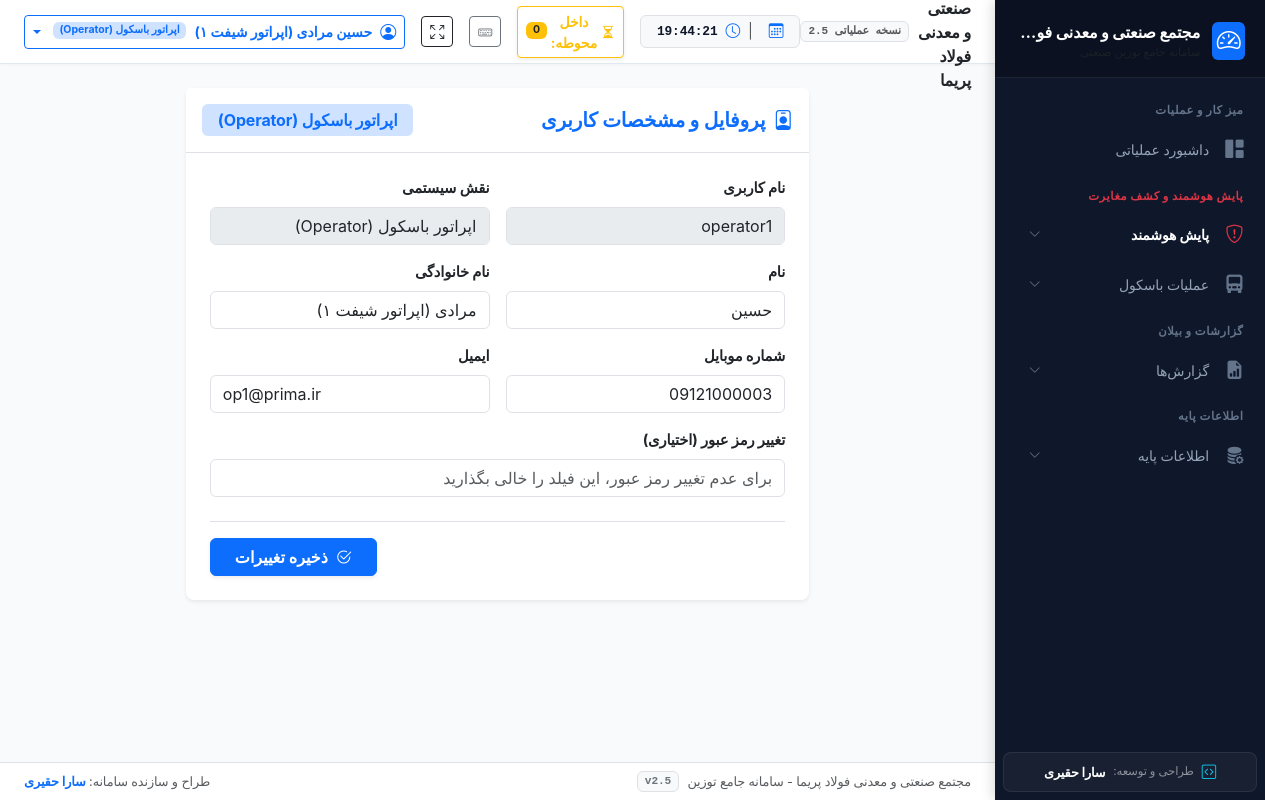
Page /accounts/profile/ (signed in) on the committed database.
### accounts/models.py (models this page shows, shortened)
class UserProfile(models.Model):
    user = models.OneToOneField(User, on_delete=models.CASCADE, related_name="profile", verbose_name="کاربر")
    role = models.CharField(
        max_length=30,
        choices=RoleChoices.choices,
        default=RoleChoices.WEIGHBRIDGE_OPERATOR,
        verbose_name="نقش کاربری"
    )
    mobile = models.CharField(max_length=20, blank=True, verbose_name="شماره موبایل")
    personnel_code = models.CharField(max_length=30, blank=True, verbose_name="کد پرسنلی")
    is_active = models.BooleanField(default=True, verbose_name="فعال")
    created_at = models.DateTimeField(auto_now_add=True, verbose_name="تاریخ ایجاد")
    updated_at = models.DateTimeField(auto_now=True, verbose_name="تاریخ ویرایش")
    class Meta:
        verbose_name = "پروفایل کاربر"
        verbose_name_plural = "پروفایل کاربران"
    @property
    def is_admin_or_manager(self):
        return self.user.is_superuser or self.role in [
            RoleChoices.SUPER_ADMIN,
            RoleChoices.SYSTEM_ADMIN,
            RoleChoices.CEO,
            RoleChoices.FACTORY_MANAGER,
            RoleChoices.COMMERCIAL_MANAGER,
            RoleChoices.FINANCIAL_MANAGER,
            RoleChoices.WEIGHBRIDGE_MANAGER,
        ]
    @property
    def is_executive_manager(self):
        return self.user.is_superuser or self.role in [
            RoleChoices.SUPER_ADMIN,
            RoleChoices.SYSTEM_ADMIN,
            RoleChoices.CEO,
            RoleChoices.FACTORY_MANAGER,
            RoleChoices.COMMERCIAL_MANAGER,
            RoleChoices.FINANCIAL_MANAGER,
            RoleChoices.WEIGHBRIDGE_MANAGER,
            RoleChoices.REPORT_MANAGER,
        ]

### core/models.py (models this page shows, shortened)
class SystemSetting(models.Model):
    company_name = models.CharField(max_length=200, default="شرکت صنعتی و معدنی پریما", verbose_name="نام شرکت")
    company_logo = models.ImageField(upload_to="settings/", blank=True, null=True, verbose_name="لوگوی شرکت")
    company_address = models.TextField(blank=True, default="تهران، شهرک صنعتی، بلوار صنعت، پلاک ۱", verbose_name="آدرس شرکت")
    company_phone = models.CharField(max_length=50, blank=True, default="۰۲۱-۸۸۸۸۸۸۸۸", verbose_name="تلفن")
    company_email = models.EmailField(blank=True, default="info@primasystem.ir", verbose_name="ایمیل")
    receipt_header_title = models.CharField(max_length=200, default="قبض رسمی توزین و باسکول صنعتی", verbose_name="عنوان بالای قبض")
    serial_start_number = models.PositiveIntegerField(default=1001, verbose_name="شماره سریال شروع")
    serial_prefix = models.CharField(max_length=20, blank=True, default="", verbose_name="پیشوند شماره سریال (اختیاری)")
    weight_unit = models.CharField(max_length=20, default="کیلوگرم", verbose_name="واحد وزن")
    decimal_places = models.PositiveSmallIntegerField(default=0, verbose_name="تعداد ارقام اعشار وزن")
    max_tolerance_percent = models.DecimalField(max_digits=5, decimal_places=2, default=Decimal("1.00"), verbose_name="حداکثر درصد مجاز انحراف (%)")
    max_tolerance_kg = models.DecimalField(max_digits=10, decimal_places=2, default=Decimal("50.00"), verbose_name="حداکثر کیلوگرم مجاز انحراف (Kg)")
    require_waybill = models.BooleanField(default=False, verbose_name="شماره بارنامه اجباری باشد")
    require_driver = models.BooleanField(default=True, verbose_name="اطلاعات راننده اجباری باشد")
    require_origin = models.BooleanField(default=False, verbose_name="مبدأ بار اجباری باشد")
    require_destination = models.BooleanField(default=False, verbose_name="مقصد بار اجباری باشد")
    require_unload_location = models.BooleanField(default=False, verbose_name="جایگاه تخلیه اجباری باشد")
    PRINT_CHOICES = [
        ("a4", "برگه A4 استاندارد"),
        ("a5", "برگه A5 نیم صفحه"),
        ("pos", "فیش حرارتی پرینتر کوچک (POS)"),
    ]
    default_print_template = models.CharField(max_length=20, choices=PRINT_CHOICES, default="a4", verbose_name="قالب پیش‌فرض چاپ")
    receipt_footer_note = models.TextField(
        blank=True,
        default="این برگه به عنوان سند رسمی توزین تلقی گردیده و هرگونه خط خوردگی فاقد اعتبار است.",
        verbose_name="متن پاورقی قبض"
    )
    items_per_page = models.PositiveIntegerField(default=20, verbose_name="تعداد رکورد در هر صفحه")
    class Meta:
        verbose_name = "تنظیمات سامانه"
        verbose_name_plural = "تنظیمات سامانه"
    @classmethod
    def get_settings(cls):
        obj = cls.objects.first()
        if not obj:
            obj = cls.objects.create()
        return obj

### accounts/views.py (the view, shortened to what this page needs)
# urls.py: path("profile/", views.profile_view, name="profile"),
@login_required
def profile_view(request):
    user = request.user
    profile, _ = UserProfile.objects.get_or_create(user=user)
    return render(request, "accounts/profile.html", {"user": user, "profile": profile})

### templates/accounts/profile.html (shortened to what this page needs)
{% extends 'base.html' %}
{% block content %}
<div class="row justify-content-center">
    <div class="col-lg-8">
        <div class="card shadow-sm border-0 rounded-3">
            <div class="card-header bg-white py-3 border-bottom d-flex align-items-center justify-content-between">
                <h5 class="fw-bold mb-0 text-primary"><i class="bi bi-person-badge me-2"></i>پروفایل و مشخصات کاربری</h5>
                <span class="badge bg-primary-subtle text-primary px-3 py-2 fs-6">{{ profile.get_role_display }}</span>
            </div>
            <div class="card-body p-4">
                <form method="post">
                    <div class="row g-3">
                        <div class="col-md-6">
                            <label class="form-label fw-bold">نام کاربری</label>
                            <input type="text" class="form-control" value="{{ user.username }}" disabled>
                        </div>
                        <div class="col-md-6">
                            <label class="form-label fw-bold">نقش سیستمی</label>
                            <input type="text" class="form-control" value="{{ profile.get_role_display }}" disabled>
                        </div>
                        <div class="col-md-6">
                            <label class="form-label fw-bold">نام</label>
                            <input type="text" name="first_name" class="form-control" value="{{ user.first_name }}">
                        </div>
                        <div class="col-md-6">
                            <label class="form-label fw-bold">نام خانوادگی</label>
                            <input type="text" name="last_name" class="form-control" value="{{ user.last_name }}">
                        </div>
                        <div class="col-md-6">
                            <label class="form-label fw-bold">شماره موبایل</label>
                            <input type="text" name="mobile" class="form-control" value="{{ profile.mobile }}">
                        </div>
                        <div class="col-md-6">
                            <label class="form-label fw-bold">ایمیل</label>
                            <input type="email" name="email" class="form-control" value="{{ user.email }}">
                        </div>
                        <div class="col-md-12">
                            <label class="form-label fw-bold">تغییر رمز عبور (اختیاری)</label>
                            <input type="password" name="password" class="form-control" placeholder="برای عدم تغییر رمز عبور، این فیلد را خالی بگذارید">
                        </div>
                    </div>
                    <div class="mt-4 pt-3 border-top text-end">
                        <button type="submit" class="btn btn-primary px-4 fw-bold shadow-sm">
                            <i class="bi bi-check2-circle me-1"></i> ذخیره تغییرات
                        </button>
                    </div>
                </form>
            </div>
        </div>
    </div>
</div>
{% endblock %}

### templates/base.html (shortened to what this page needs)
{% load bascol_tags %}
<!DOCTYPE html>
<html lang="fa" dir="rtl">
<head>
    <link rel="stylesheet" href="https://cdn.jsdelivr.net/gh/rastikerdar/vazirmatn@v33.003/Vazirmatn-font-face.css">
    <link rel="stylesheet" href="https://cdn.jsdelivr.net/npm/bootstrap@5.3.3/dist/css/bootstrap.rtl.min.css">
    <link rel="stylesheet" href="https://cdn.jsdelivr.net/npm/bootstrap-icons@1.11.3/font/bootstrap-icons.min.css">
    <link rel="stylesheet" href="/static/css/industrial-theme.css">
</head>
<body data-max-tolerance-kg="{{ sys_settings.max_tolerance_kg|default:50 }}">
{% if user.is_authenticated %}
<div id="app-wrapper">
    <aside id="app-sidebar">
        <div class="sidebar-brand">
            <div class="kpi-icon-box bg-primary text-white d-flex align-items-center justify-content-center rounded" style="width: 38px; height: 38px;">
                <i class="bi bi-speedometer2 fs-4"></i>
            </div>
            <div class="overflow-hidden">
                <div class="fw-bold text-white text-truncate fs-6">{{ sys_settings.company_name|default:"مجتمع فولاد پریما" }}</div>
                <div class="text-muted" style="font-size: 0.72rem;">سامانه جامع توزین صنعتی</div>
            </div>
        </div>
        <div class="sidebar-nav">
            <div class="nav-section-title">میز کار و عملیات</div>
            <a href="{% url 'dashboard:index' %}" class="nav-link {% if request.resolver_match.app_name == 'dashboard' %}active{% endif %}">
                <i class="bi bi-grid-1x2-fill"></i>
                <span>داشبورد عملیاتی</span>
            </a>
            <div class="nav-section-title text-danger">پایش هوشمند و کشف مغایرت</div>
            <a class="nav-link {% if request.resolver_match.app_name == 'monitoring' %}active{% endif %}" data-bs-toggle="collapse" href="#menuMonitoring" role="button" aria-expanded="{% if request.resolver_match.app_name == 'monitoring' %}true{% else %}false{% endif %}">
                <i class="bi bi-shield-exclamation text-danger"></i>
                <span class="flex-grow-1 fw-bold text-white">پایش هوشمند</span>
                <i class="bi bi-chevron-down ms-0 me-auto" style="font-size: 0.75rem;"></i>
            </a>
            <a class="nav-link {% if request.resolver_match.app_name == 'weighbridge' %}active{% endif %}" data-bs-toggle="collapse" href="#menuWeighbridge" role="button" aria-expanded="{% if request.resolver_match.app_name == 'weighbridge' %}true{% else %}false{% endif %}">
                <i class="bi bi-truck-front-fill"></i>
                <span class="flex-grow-1">عملیات باسکول</span>
                <i class="bi bi-chevron-down ms-0 me-auto" style="font-size: 0.75rem;"></i>
            </a>
            <div class="nav-section-title">گزارشات و بیلان</div>
            <a class="nav-link {% if request.resolver_match.app_name == 'reports' %}active{% endif %}" data-bs-toggle="collapse" href="#menuReports" role="button" aria-expanded="{% if request.resolver_match.app_name == 'reports' %}true{% else %}false{% endif %}">
                <i class="bi bi-file-earmark-bar-graph-fill"></i>
                <span class="flex-grow-1">گزارش‌ها</span>
                <i class="bi bi-chevron-down ms-0 me-auto" style="font-size: 0.75rem;"></i>
            </a>
            <div class="nav-section-title">اطلاعات پایه</div>
            <a class="nav-link {% if request.resolver_match.app_name == 'masterdata' %}active{% endif %}" data-bs-toggle="collapse" href="#menuMasterdata" role="button" aria-expanded="{% if request.resolver_match.app_name == 'masterdata' %}true{% else %}false{% endif %}">
                <i class="bi bi-database-fill-gear"></i>
                <span class="flex-grow-1">اطلاعات پایه</span>
                <i class="bi bi-chevron-down ms-0 me-auto" style="font-size: 0.75rem;"></i>
            </a>
        </div>
        <div class="sidebar-creator-card p-2 px-3 m-2 rounded-3 text-center" style="background: rgba(255,255,255,0.04); border: 1px solid rgba(255,255,255,0.08);">
            <div class="d-flex align-items-center justify-content-center gap-2">
                <i class="bi bi-code-square text-info" style="font-size: 0.9rem;"></i>
                <span class="text-white-50" style="font-size: 0.73rem;">طراحی و توسعه:</span>
                <strong class="text-white" style="font-size: 0.8rem;">سارا حقیری</strong>
            </div>
        </div>
    </aside>
    <div id="app-main">
        <header id="app-header">
            <div class="d-flex align-items-center gap-3">
                <div class="d-flex align-items-center gap-2">
                    <span class="fw-bold text-dark fs-6">{{ sys_settings.company_name }}</span>
                    <span class="badge bg-light text-muted border font-monospace small d-none d-md-inline-block">نسخه عملیاتی 2.5</span>
                </div>
            </div>
            <div class="d-flex align-items-center gap-3">
                <div class="d-none d-md-flex align-items-center gap-2 bg-light px-3 py-1 rounded border">
                    <i class="bi bi-calendar3 text-primary"></i>
                    <span class="text-muted">|</span>
                    <i class="bi bi-clock text-primary"></i>
                    <span id="header-live-clock" class="font-monospace fw-bold small">--:--:--</span>
                </div>
                <a href="{% url 'weighbridge:trucks_in_yard' %}" class="btn btn-sm btn-outline-warning fw-bold d-flex align-items-center gap-1 shadow-sm" title="خودروهای در انتظار ثبت وزن دوم">
                    <i class="bi bi-hourglass-split"></i>
                    <span class="d-none d-sm-inline">داخل محوطه:</span>
                    <span class="badge bg-warning text-dark">{{ open_tickets_count|default:0 }}</span>
                </a>
                <button type="button" class="btn btn-sm btn-outline-secondary" data-bs-toggle="modal" data-bs-target="#shortcutsModal" title="کلیدهای میانبر اپراتور">
                    <i class="bi bi-keyboard"></i>
                </button>
                <button type="button" class="btn btn-sm btn-outline-dark d-none d-md-inline-block" onclick="toggleOperatorFullscreen()" title="حالت تمام‌صفحه اپراتور (F10)">
                    <i class="bi bi-arrows-fullscreen"></i>
                </button>
                <div class="dropdown">
                    <button class="btn btn-sm btn-outline-primary dropdown-toggle d-flex align-items-center gap-2" type="button" data-bs-toggle="dropdown">
                        <i class="bi bi-person-circle fs-6"></i>
                        <span class="fw-bold d-none d-sm-inline">{{ user.get_full_name|default:user.username }}</span>
                        <span class="badge bg-primary-subtle text-primary small">{{ user.profile.get_role_display|default:"کاربر" }}</span>
                    </button>
                </div>
            </div>
        </header>
        <main class="flex-grow-1 p-3 p-md-4">
            {% block content %}{% endblock %}
        </main>
        <footer class="py-2 px-4 border-top bg-white d-flex flex-wrap justify-content-between align-items-center text-muted small mt-auto">
            <div class="d-flex align-items-center gap-2">
                <span>{{ sys_settings.company_name|default:"مجتمع صنعتی پریما" }} - سامانه جامع توزین</span>
                <span class="badge bg-light text-secondary border font-monospace" style="font-size: 0.7rem;">v2.5</span>
            </div>
            <div>
                <span>طراح و سازنده سامانه: <strong class="text-primary fw-bold">سارا حقیری</strong></span>
            </div>
        </footer>
    </div>
</div>
{% endif %}
</body>
</html>

### rows in the picture
UserProfile: role "اپراتور باسکول (Operator)", mobile "09121000003"
SystemSetting: company_name "مجتمع صنعتی و معدنی فولاد پریما"

### other values in the picture
{{ open_tickets_count|default:0 }} "0"
{{ user.get_full_name|default:user.username }} "حسین مرادی (اپراتور شیفت ۱)"
{{ user.profile.get_role_display|default:"کاربر" }} "اپراتور باسکول (Operator)"
